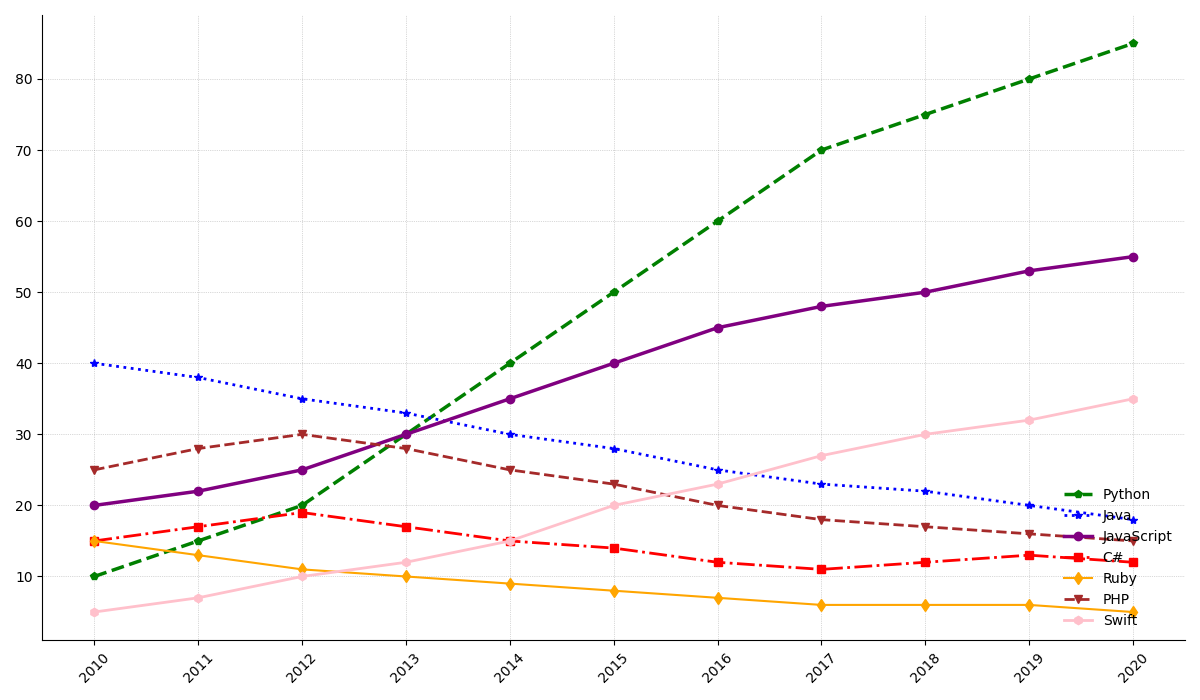

Recreate this plot in Python.
import matplotlib.pyplot as plt
import numpy as np

years = np.arange(2010, 2021)

python_interest = [10, 15, 20, 30, 40, 50, 60, 70, 75, 80, 85]
java_interest = [40, 38, 35, 33, 30, 28, 25, 23, 22, 20, 18]
javascript_interest = [20, 22, 25, 30, 35, 40, 45, 48, 50, 53, 55]
csharp_interest = [15, 17, 19, 17, 15, 14, 12, 11, 12, 13, 12]
ruby_interest = [15, 13, 11, 10, 9, 8, 7, 6, 6, 6, 5]

# Added made-up data for PHP and Swift
php_interest = [25, 28, 30, 28, 25, 23, 20, 18, 17, 16, 15]
swift_interest = [5, 7, 10, 12, 15, 20, 23, 27, 30, 32, 35]

fig, ax = plt.subplots(figsize=(12, 7))

ax.plot(years, python_interest, marker='p', linestyle='--', color='green', linewidth=2.5)
ax.plot(years, java_interest, marker='*', linestyle=':', color='blue', linewidth=2)
ax.plot(years, javascript_interest, marker='o', linestyle='-', color='purple', linewidth=2.5)
ax.plot(years, csharp_interest, marker='s', linestyle='-.', color='red', linewidth=2)
ax.plot(years, ruby_interest, marker='d', linestyle='-', color='orange', linewidth=1.5)

# Plotting additional data series for PHP and Swift
ax.plot(years, php_interest, marker='v', linestyle='--', color='brown', linewidth=2)
ax.plot(years, swift_interest, marker='h', linestyle='-', color='pink', linewidth=2)

ax.grid(color='gray', linestyle=':', linewidth=0.5, alpha=0.6)

ax.spines['top'].set_visible(False)
ax.spines['right'].set_visible(False)

plt.xticks(years, rotation=45)
plt.legend(['Python', 'Java', 'JavaScript', 'C#', 'Ruby', 'PHP', 'Swift'], loc='lower right', frameon=False)

plt.tight_layout()
plt.show()
